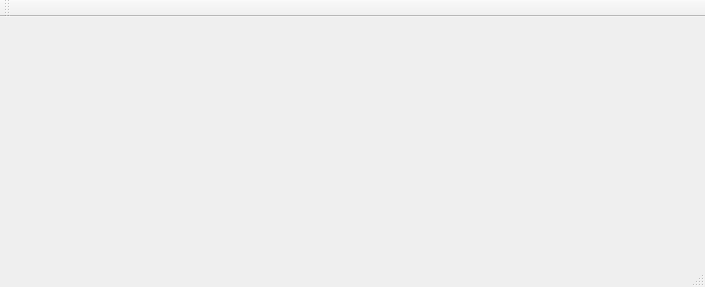
<?xml version="1.0" encoding="UTF-8"?>
<ui version="4.0">
 <class>MainWindow</class>
 <widget class="QMainWindow" name="MainWindow">
  <property name="geometry">
   <rect>
    <x>0</x>
    <y>0</y>
    <width>705</width>
    <height>287</height>
   </rect>
  </property>
  <property name="windowTitle">
   <string>MainWindow</string>
  </property>
  <widget class="QWidget" name="centralWidget">
   <widget class="QwtPlot" name="qwtPlot" native="true">
    <property name="geometry">
     <rect>
      <x>20</x>
      <y>10</y>
      <width>571</width>
      <height>191</height>
     </rect>
    </property>
   </widget>
  </widget>
  <widget class="QMenuBar" name="menuBar">
   <property name="geometry">
    <rect>
     <x>0</x>
     <y>0</y>
     <width>705</width>
     <height>28</height>
    </rect>
   </property>
  </widget>
  <widget class="QToolBar" name="mainToolBar">
   <attribute name="toolBarArea">
    <enum>TopToolBarArea</enum>
   </attribute>
   <attribute name="toolBarBreak">
    <bool>false</bool>
   </attribute>
  </widget>
  <widget class="QStatusBar" name="statusBar"/>
 </widget>
 <layoutdefault spacing="6" margin="11"/>
 <customwidgets>
  <customwidget>
   <class>QwtPlot</class>
   <extends>QWidget</extends>
   <header>qwtplot.h</header>
   <container>1</container>
  </customwidget>
 </customwidgets>
 <resources/>
 <connections/>
</ui>
